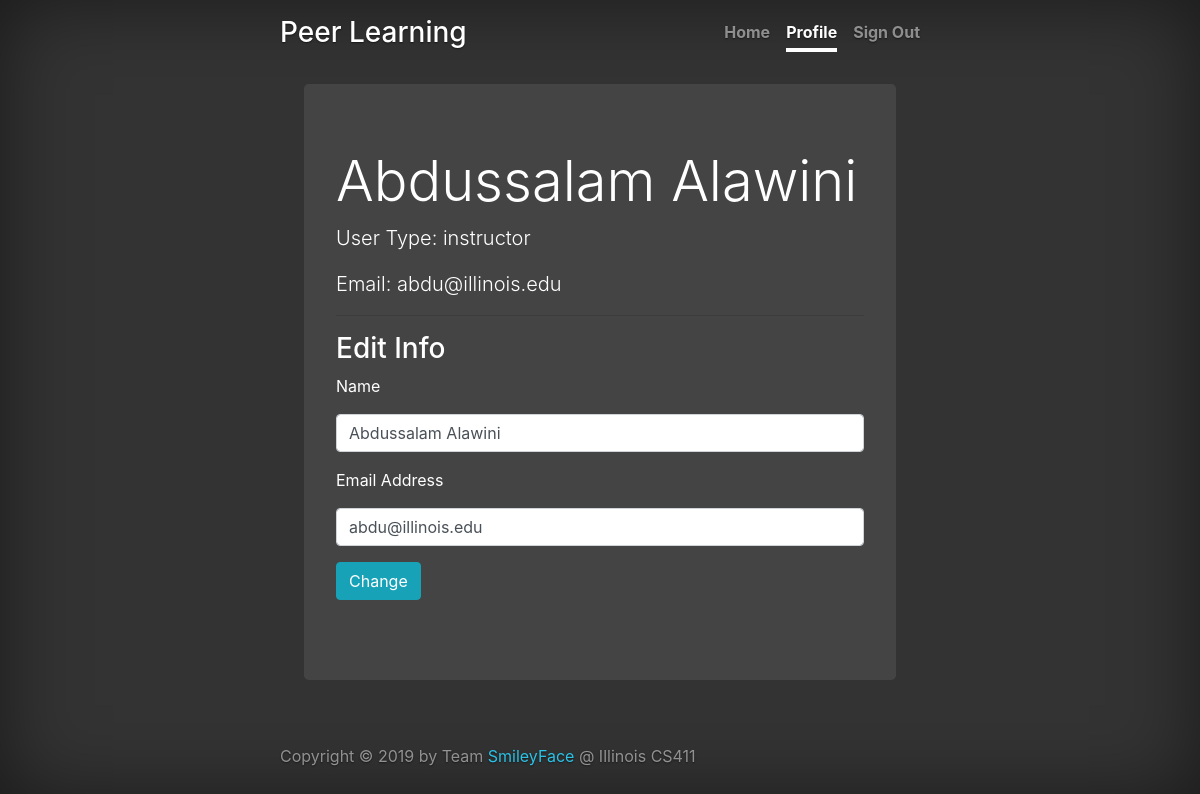
The app's page /dashboard/instructor/profile (signed in) with its own data.
### application/models.py (models this page shows, shortened)
class User(UserMixin, db.Model):
    __tablename__ = 'user'
    email = db.Column(db.String(120), primary_key=True)
    name = db.Column(db.String(80), unique=False, nullable=False)
    password = db.Column(db.String(80), unique=False, nullable=False)
    user_type = db.Column(db.String(50))

### application.py (the view, shortened to what this page needs)
@application.route('/dashboard/student/profile', methods=['GET', 'POST'])
@application.route('/dashboard/instructor/profile', methods=['GET', 'POST'])
def profile():
    update_profile_form = UserProfileForm(request.form)
    return render_template('profile.html', user=flask_login.current_user, update_profile_form=update_profile_form)

### application/forms.py
class UserProfileForm(Form):
    email = EmailField(label='Email Address', validators=[validators.DataRequired(), validators.Email()])
    name = StringField(label='Name', description="name", validators=[validators.Length(min=1, max=80,
                                                                                       message=u'Name needs to be 1-80 character(s) long')])

### application.py (called while the page is built)
@login_manager.user_loader
def user_loader(email):
    return User.query.get(email)

### templates/profile.html (shortened to what this page needs)
{% extends "base.html" %} {% import 'macros.html' as macros %}
{% set nav_tabs = [("Home", "/dashboard/instructor/courses"), ("Profile", "/dashboard/instructor/profile"), ("Sign Out", "/logout")] %}
{% set active_tab = "Profile" %}
{% block content %}
<main role="main" class="inner cover">
    <div class="jumbotron">
        <h1 class="display-4">{{user.name}}</h1>
        <p class="lead">User Type: {{user.user_type}}</p>
        <p class="lead">Email: {{user.email}}</p>
        <hr>
        <h3 class="display-5">Edit Info</h3>
        <form id="UserProfileForm" action="/dashboard/student/profile" method="post">
            {{ macros.render_field(update_profile_form.name, value= user.name, label_visible=true) }}
            {{ macros.render_field(update_profile_form.email, value= user.email, label_visible=true) }}
            <button type="submit" class="btn btn-info">Change</button>
        </form>
    </div>
</main>
{% endblock %}

### static/styles/style.css (style rules this page uses)
html, body { height: 100%; background-color: #333; }
body { display: flex; color: #fff; text-shadow: 0 .05rem .1rem rgba(0, 0, 0, .5); box-shadow: inset 0 0 5rem rgba(0, 0, 0, .5); }
.cover { padding: 0 1.5rem; }

### templates/profile.html (style rules this page uses)
.jumbotron { background: #444; text-shadow: none; }

### records on screen
User: name "Abdussalam Alawini", user_type "instructor", email "abdu@illinois.edu"

### other values on screen
{{ text }} "Home" "Sign Out"
{{ text }} "Profile"
{{ field.label }} "Name Email Address"
